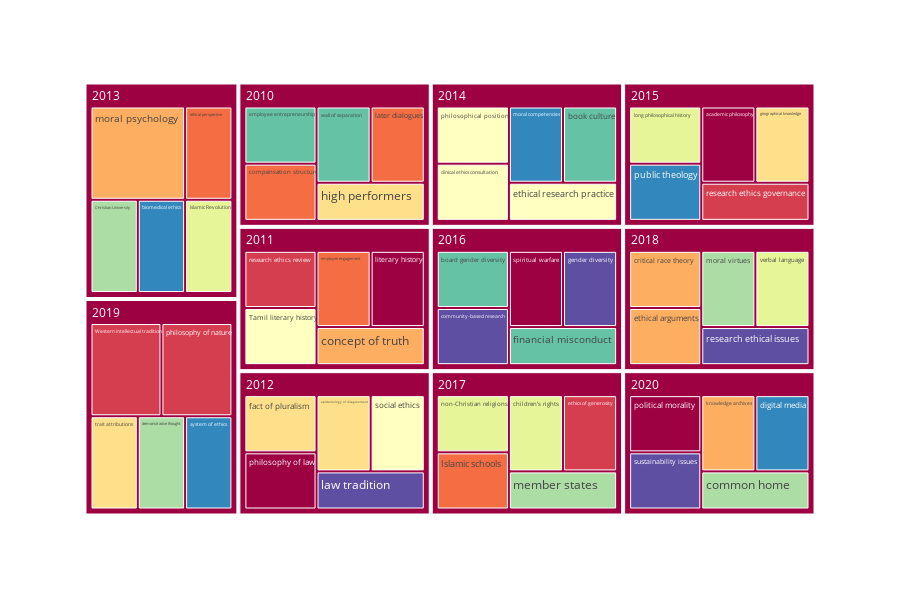

Notebook cell for this chart:
### Markdown cell above
## 4. Trend analysis - 'emerging' new topics each year

In this section we will look at the concept distribution over the years. In particular, we will focus on the 'new' concepts in each year - i.e. concepts that have never appeared in previous years.

This can be easily achieved by adding a new column `first_year`, marking the earliest publication year a concept was found in.

### Code cell
# enrich initial dataframe by adding 'first_year'
concepts["first_year"] = concepts.groupby('concept')['year'].transform('min')
concepts_unique = concepts.drop_duplicates("concept")[['concept', 'frequency', 'score_avg', 'first_year']]

#@markdown ## Emerging concepts: parameters
#@markdown Start year of the publications/concepts to include
YEAR_START = 2010 #@param {type:"integer"}
#@markdown How many 'emerging' concepts to retain, for each year
CONCEPTS_PER_YEAR = 5 #@param {type:"integer"}


#
# note: we reuse the freq/score threasholds above in order to focus on concepts of interest
emerging_concepts = concepts_unique.query(f"""first_year >= {YEAR_START}""")\
                    .query(f"""frequency >= {FREQ_MIN} & frequency <= {FREQ_MAX} & score_avg >= {SCORE_MIN} """)\
                    .sort_values(["score_avg", "frequency"], ascending=False)\
                    .groupby("first_year").head(CONCEPTS_PER_YEAR)

px.treemap(emerging_concepts,
           path=['first_year', 'concept'],
           values='frequency',
           color="concept",
           color_discrete_sequence=px.colors.diverging.Spectral,
           height=600,
          )

### Figure 1 — Plotly figure (JSON) as saved in the notebook; plotly's stock layout.template omitted (floating-point values rounded to 4 significant figures)
{"data": [{"branchvalues": "total", "customdata": [["political morality"], ["research ethics review"], ["ethical perspective"], ["critical race theory"], ["fact of pluralism"], ["philosophical position"], ["non-Christian religions"], ["Christian University"], ["board gender diversity"], ["biomedical ethics"], ["community-based research"], ["spiritual warfare"], ["Western intellectual tradition"], ["Islamic schools"], ["ethical arguments"], ["trait attributions"], ["clinical ethics consultation"], ["children’s rights"], ["demonstrative thought"], ["employee entrepreneurship"], ["moral competencies"], ["sustainability issues"], ["philosophy of law"], ["ethics of generosity"], ["compensation structure"], ["moral psychology"], ["epistemology of disagreement"], ["Tamil literary history"], ["long philosophical history"], ["member states"], ["wall of separation"], ["public theology"], ["gender diversity"], ["academic philosophy"], ["philosophy of nature"], ["employee engagement"], ["knowledge archives"], ["geographical knowledge"], ["social ethics"], ["Islamic Revolution"], ["moral virtues"], ["book culture"], ["digital media"], ["law tradition"], ["literary history"], ["research ethics governance"], ["later dialogues"], ["concept of truth"], ["high performers"], ["ethical research practice"], ["verbal language"], ["common home"], ["financial misconduct"], ["system of ethics"], ["research ethical issues"], ["(?)"], ["(?)"], ["(?)"], ["(?)"], ["(?)"], ["(?)"], ["(?)"], ["(?)"], ["(?)"], ["(?)"], ["(?)"]], "domain": {"x": [0, 1], "y": [0, 1]}, "hovertemplate": "labels=%{label}<br>frequency=%{value}<br>parent=%{parent}<br>id=%{id}<br>concept=%{customdata[0]}<extra></extra>", "ids": ["2020/political morality", "2011/research ethics review", "2013/ethical perspective", "2018/critical race theory", "2012/fact of pluralism", "2014/philosophical position", "2017/non-Christian religions", "2013/Christian University", "2016/board gender diversity", "2013/biomedical ethics", "2016/community-based research", "2016/spiritual warfare", "2019/Western intellectual tradition", "2017/Islamic schools", "2018/ethical arguments", "2019/trait attributions", "2014/clinical ethics consultation", "2017/children’s rights", "2019/demonstrative thought", "2010/employee entrepreneurship", "2014/moral competencies", "2020/sustainability issues", "2012/philosophy of law", "2017/ethics of generosity", "2010/compensation structure", "2013/moral psychology", "2012/epistemology of disagreement", "2011/Tamil literary history", "2015/long philosophical history", "2017/member states", "2010/wall of separation", "2015/public theology", "2016/gender diversity", "2015/academic philosophy", "2019/philosophy of nature", "2011/employee engagement", "2020/knowledge archives", "2015/geographical knowledge", "2012/social ethics", "2013/Islamic Revolution", "2018/moral virtues", "2014/book culture", "2020/digital media", "2012/law tradition", "2011/literary history", "2015/research ethics governance", "2010/later dialogues", "2011/concept of truth", "2010/high performers", "2014/ethical research practice", "2018/verbal language", "2020/common home", "2016/financial misconduct", "2019/system of ethics", "2018/research ethical issues", "2010", "2011", "2012", "2013", "2014", "2015", "2016", "2017", "2018", "2019", "2020"], "labels": ["political morality", "research ethics review", "ethical perspective", "critical race theory", "fact of pluralism", "philosophical position", "non-Christian religions", "Christian University", "board gender diversity", "biomedical ethics", "community-based research", "spiritual warfare", "Western intellectual tradition", "Islamic schools", "ethical arguments", "trait attributions", "clinical ethics consultation", "children’s rights", "demonstrative thought", "employee entrepreneurship", "moral competencies", "sustainability issues", "philosophy of law", "ethics of generosity", "compensation structure", "moral psychology", "epistemology of disagreement", "Tamil literary history", "long philosophical history", "member states", "wall of separation", "public theology", "gender diversity", "academic philosophy", "philosophy of nature", "employee engagement", "knowledge archives", "geographical knowledge", "social ethics", "Islamic Revolution", "moral virtues", "book culture", "digital media", "law tradition", "literary history", "research ethics governance", "later dialogues", "concept of truth", "high performers", "ethical research practice", "verbal language", "common home", "financial misconduct", "system of ethics", "research ethical issues", "2010", "2011", "2012", "2013", "2014", "2015", "2016", "2017", "2018", "2019", "2020"], "marker": {"colors": ["rgb(158,1,66)", "rgb(213,62,79)", "rgb(244,109,67)", "rgb(253,174,97)", "rgb(254,224,139)", "rgb(255,255,191)", "rgb(230,245,152)", "rgb(171,221,164)", "rgb(102,194,165)", "rgb(50,136,189)", "rgb(94,79,162)", "rgb(158,1,66)", "rgb(213,62,79)", "rgb(244,109,67)", "rgb(253,174,97)", "rgb(254,224,139)", "rgb(255,255,191)", "rgb(230,245,152)", "rgb(171,221,164)", "rgb(102,194,165)", "rgb(50,136,189)", "rgb(94,79,162)", "rgb(158,1,66)", "rgb(213,62,79)", "rgb(244,109,67)", "rgb(253,174,97)", "rgb(254,224,139)", "rgb(255,255,191)", "rgb(230,245,152)", "rgb(171,221,164)", "rgb(102,194,165)", "rgb(50,136,189)", "rgb(94,79,162)", "rgb(158,1,66)", "rgb(213,62,79)", "rgb(244,109,67)", "rgb(253,174,97)", "rgb(254,224,139)", "rgb(255,255,191)", "rgb(230,245,152)", "rgb(171,221,164)", "rgb(102,194,165)", "rgb(50,136,189)", "rgb(94,79,162)", "rgb(158,1,66)", "rgb(213,62,79)", "rgb(244,109,67)", "rgb(253,174,97)", "rgb(254,224,139)", "rgb(255,255,191)", "rgb(230,245,152)", "rgb(171,221,164)", "rgb(102,194,165)", "rgb(50,136,189)", "rgb(94,79,162)", "rgb(158,1,66)", "rgb(158,1,66)", "rgb(158,1,66)", "rgb(158,1,66)", "rgb(158,1,66)", "rgb(158,1,66)", "rgb(158,1,66)", "rgb(158,1,66)", "rgb(158,1,66)", "rgb(158,1,66)", "rgb(158,1,66)"]}, "name": "", "parents": ["2020", "2011", "2013", "2018", "2012", "2014", "2017", "2013", "2016", "2013", "2016", "2016", "2019", "2017", "2018", "2019", "2014", "2017", "2019", "2010", "2014", "2020", "2012", "2017", "2010", "2013", "2012", "2011", "2015", "2017", "2010", "2015", "2016", "2015", "2019", "2011", "2020", "2015", "2012", "2013", "2018", "2014", "2020", "2012", "2011", "2015", "2010", "2011", "2010", "2014", "2018", "2020", "2016", "2019", "2018", "", "", "", "", "", "", "", "", "", "", ""], "type": "treemap", "values": [2, 2, 2, 2, 2, 2, 2, 2, 2, 2, 2, 2, 3, 2, 2, 2, 2, 2, 2, 2, 2, 2, 2, 2, 2, 4, 2, 2, 2, 2, 2, 2, 2, 2, 3, 2, 2, 2, 2, 2, 2, 2, 2, 2, 2, 2, 2, 2, 2, 2, 2, 2, 2, 2, 2, 10, 10, 10, 12, 10, 10, 10, 10, 10, 12, 10]}], "layout": {"height": 600, "legend": {"tracegroupgap": 0}, "margin": {"t": 60}, "treemapcolorway": ["rgb(158,1,66)", "rgb(213,62,79)", "rgb(244,109,67)", "rgb(253,174,97)", "rgb(254,224,139)", "rgb(255,255,191)", "rgb(230,245,152)", "rgb(171,221,164)", "rgb(102,194,165)", "rgb(50,136,189)", "rgb(94,79,162)"]}}
